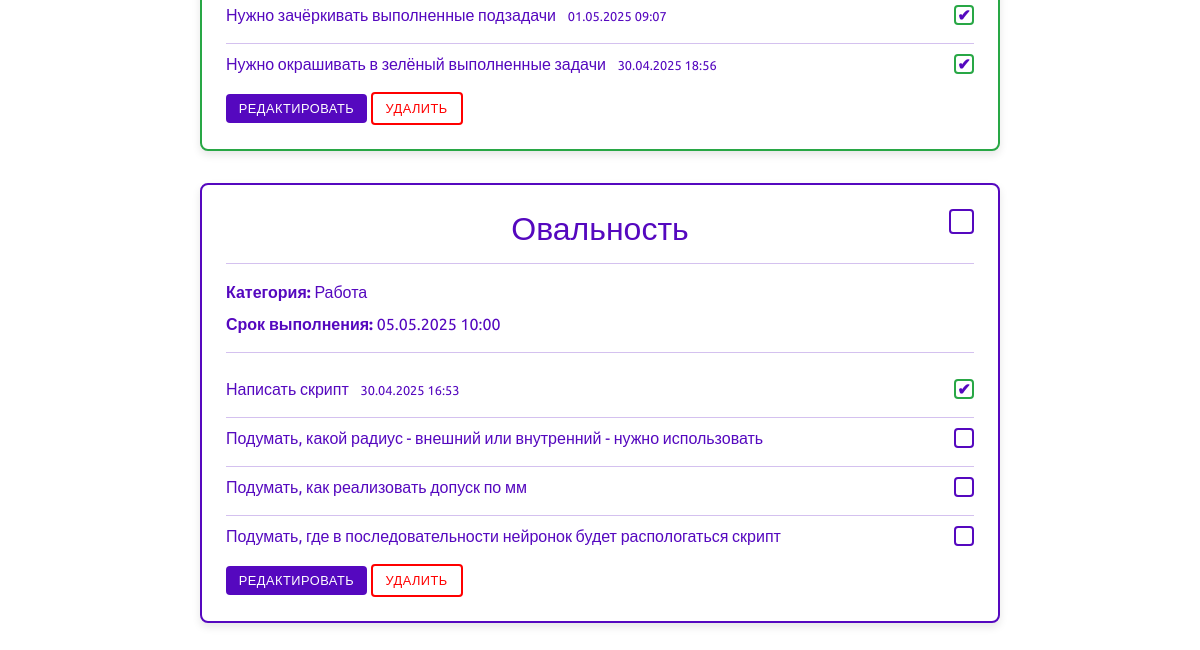
Page / (signed in, lower part) on the earlier database version.
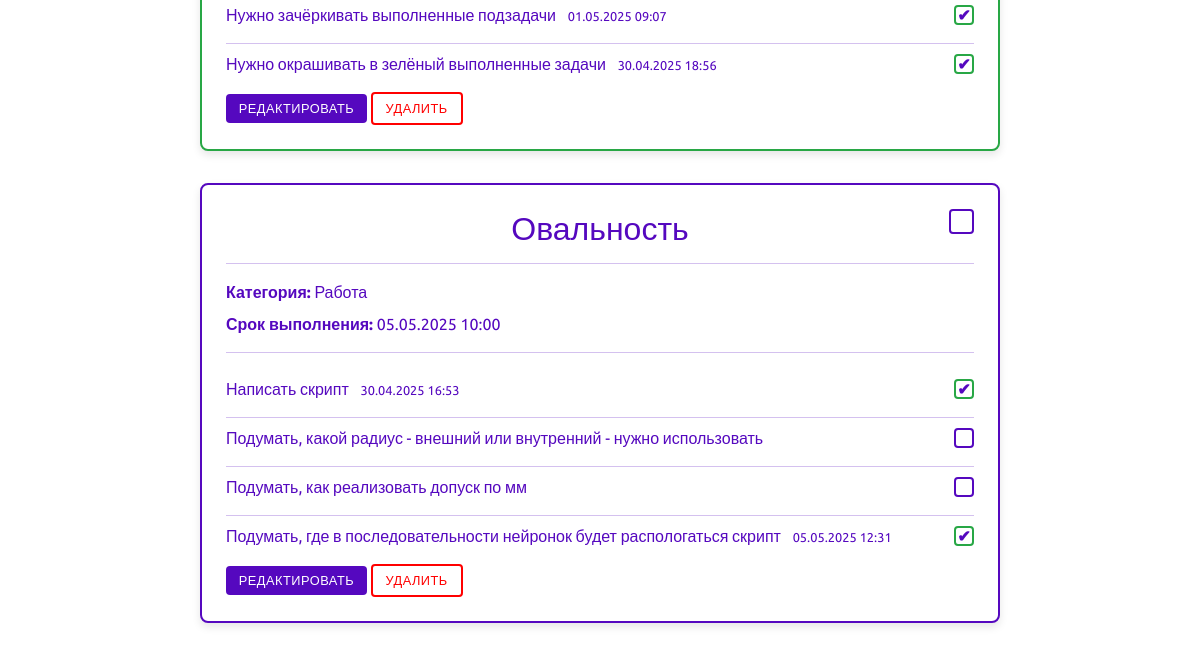
Same page on the later database version.
### task/models.py (models this page shows, shortened)
class SubTask(models.Model):
    task = models.ForeignKey(Task, on_delete=models.CASCADE, related_name='subtasks', verbose_name='Задача')
    description = models.TextField(blank=True, verbose_name='Подзадача')
    is_completed = models.BooleanField(default=False, verbose_name='Выполнена')
    create_date = models.DateTimeField(auto_now_add=True, verbose_name='Дата создания')
    completed_date = models.DateTimeField(null=True, blank=True, verbose_name='Дата выполнения')
    class Meta:
        ordering = ('create_date',)
        verbose_name = 'Позадача'
        verbose_name_plural = 'Подзадачи'
        default_related_name = 'subtasks'

### task/views.py (the view)
# urls.py: path('', views.home, name='home'),
def home(request):
    if request.user.is_authenticated:
        tasks = Task.objects.filter(user=request.user).prefetch_related('subtasks')
        category = request.GET.get('category')
        if category and category != '':
            tasks = tasks.filter(category__slug=category)
        status = request.GET.get('status')
        if status and status != '':
            tasks = tasks.filter(status=status)
        initial = {}
        if category:
            initial['category'] = category
        if status:
            initial['status'] = status
        filter_form = TaskFilterForm(initial=initial)
    else:
        tasks = None
        filter_form = None
    context = {
        'tasks': tasks,
        'filter_form': filter_form,
    }
    return render(request, 'task/home.html', context)

### task/context_processor.py (called while the page is built)
def task_context_processor(request):
    context = {
        'categories': Category.objects.all(),
        'statuses': Task.Status.choices,
        'category': '',
        'status': '',
        'all': ''
    }
    query_params = []
    if 'category' in request.GET:
        category = request.GET['category']
        if category:
            context['category'] = f'category={category}'
            query_params.append(context['category'])
    if 'status' in request.GET:
        status = request.GET['status']
        if status:
            context['status'] = f'status={status}'
            query_params.append(context['status'])
    if query_params:
        context['all'] = f"?{'&'.join(query_params)}"
    return context

### task/templates/task/home.html (shortened to what this page needs)
{% extends 'base.html' %}
{% load django_bootstrap5 %}
{% load static %}
{% block content %}
    <div class="container mt-4">
        {% if user.is_authenticated %}
            {% for task in tasks %}
                <div class="task-card task-status-{{ task.status|lower }}">
                    <div class="task-header">
                        <h2 class="task-title">{{ task.title }}</h2>
                        <div class="task-status-indicator status-{{ task.status|lower }}"
                             data-task-id="{{ task.id }}"
                             data-url="{% url 'task:api_change_task_status' task.id %}"
                             title="Изменить статус">
                        </div>
                    </div>
                    <hr class="purple-line">
                    <p class="task-category"><strong>Категория:</strong> {{ task.category.name }}</p>
                    <p class="task-due-date"><strong>Срок
                        выполнения:</strong> {{ task.due_date|date:"d.m.Y H:i"|default:"----" }}</p>
                    <hr class="purple-line">
                    <div class="subtask-list">
                        {% for subtask in task.subtasks.all %}
                            <div class="subtask-item">
                                <div class="subtask-description">
                                    {{ subtask.description }}
                                    {% if subtask.is_completed %}
                                        <span class="small text-muted">{{ subtask.completed_date|date:"d.m.Y H:i" }}</span>
                                    {% endif %}
                                </div>
                                <div class="subtask-status-indicator subtask-status-{{ subtask.is_completed|yesno:'completed,not_completed' }}"
                                     data-subtask-id="{{ subtask.id }}"
                                     data-url="{% url 'task:api_change_subtask_status' subtask.id %}"
                                     title="Изменить статус">
                                    {% if subtask.is_completed %}
                                        <span class="checkmark">&#10004;</span>
                                    {% endif %}
                                </div>
                            </div>
                            {% if not forloop.last %}
                                <hr class="purple-line subtask-line">
                            {% endif %}
                        {% endfor %}
                    </div>
                    <div class="task-actions mt-3">
                        <a href="{% url 'task:task_edit' task.id %}{{ all }}" class="btn btn-add-task btn-sm">Редактировать</a>
                        <button type="button" class="btn btn-cancel btn-sm" data-bs-toggle="modal"
                                data-bs-target="#deleteTaskModal" data-task-id="{{ task.id }}"
                                data-task-title="{{ task.title }}">
                            Удалить
                        </button>
                    </div>
                </div>
            {% empty %}
                <p class="text-center">Задач пока нет.</p>
            {% endfor %}
        {% else %}
            <p class="text-center">Авторизуйтесь, чтобы увидеть задачи.</p>
        {% endif %}
    </div>
{% endblock %}

Differences in the rows shown:
changed SubTask "Подумать, где в последовательности нейронок будет распологаться скрипт": is_completed False → True (drawn); completed_date (not shown) → "05.05.2025 12:31"
